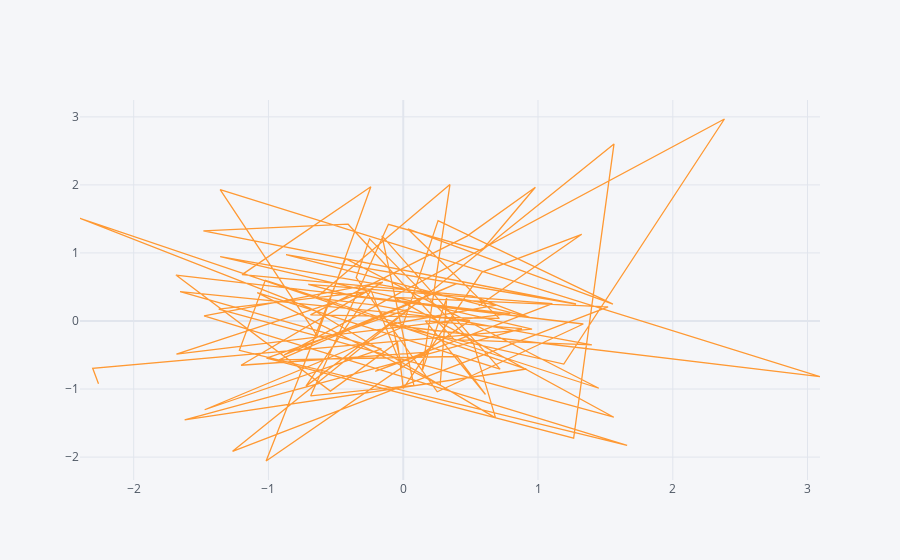

The code cell stored with this chart in its notebook:
### Code cell
df.iplot(kind='scatter',x='A',y='B') #scatter plot without markers
